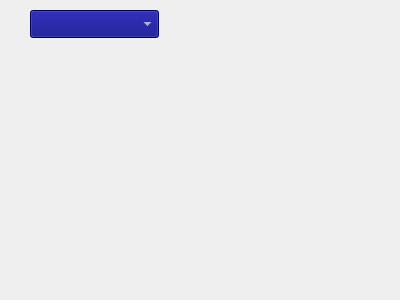
<?xml version="1.0" encoding="UTF-8"?>
<ui version="4.0">
 <class>QDlgPresetBar</class>
 <widget class="QWidget" name="QDlgPresetBar">
  <property name="geometry">
   <rect>
    <x>0</x>
    <y>0</y>
    <width>400</width>
    <height>300</height>
   </rect>
  </property>
  <property name="windowTitle">
   <string>Form</string>
  </property>
  <widget class="QComboBox" name="comboBox_preset">
   <property name="geometry">
    <rect>
     <x>30</x>
     <y>10</y>
     <width>129</width>
     <height>28</height>
    </rect>
   </property>
   <property name="minimumSize">
    <size>
     <width>0</width>
     <height>28</height>
    </size>
   </property>
   <property name="font">
    <font>
     <family>微软雅黑</family>
    </font>
   </property>
   <property name="styleSheet">
    <string notr="true">color: rgb(255, 255, 255);
background-color: rgb(0, 0, 127);</string>
   </property>
  </widget>
 </widget>
 <resources/>
 <connections/>
</ui>
